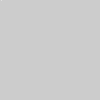
Frame 1 (no input)
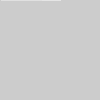
Frame 60 (the mouse pressed at the canvas centre just before this capture)
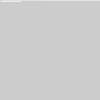
Frame 120 (the mouse held since frame 60 and released just before this capture)

The Processing sketch that drew these frames (run headless with seeded random() and noise(); from frame 60 on, the mouse is pressed at the canvas centre):

// Processing sketch: a32
// ── a32.pde
/*
  Procesamiento Digital de Imágenes
  Ejemplo 32: Procesamiento digital de imagen I
  Array pixel[] y funciones complementarias
*/

// Visualizador de minutos.
// Para ver este curioso reloj, usaremos el array pixels[].
// Pero su llamada obliga a usar dos funciones complemen-
// tarias: loadPixels() y updatePixels().

void setup() {
  size(100, 100);
}

void draw() {
  float gray = map(second(), 0, 59, 0, 255);
  color c = color(gray);
  int index = frameCount % (width*height);
  //1. Antes de usar pixels[] se debe llamar a la
  //   función loadPixels(), la cual se utiliza
  //   para crear un array de píxeles (asignada a
  //   la variable global interna pixels[]) de
  //   todo el área de visualización:
  loadPixels();
  //2. Luego asignamos un valor a la posición
  //   "index" actual del array pixel[], el cual
  //   almacena cada pixel utilizando el tipo de
  //   dato "color" de Processing:
  pixels[index] = c;
  //3. Por último llamamos a la función updatePixels(),
  //   la cual se encarga de actualizar la vista del
  //   área de visualización:
  updatePixels();
}
